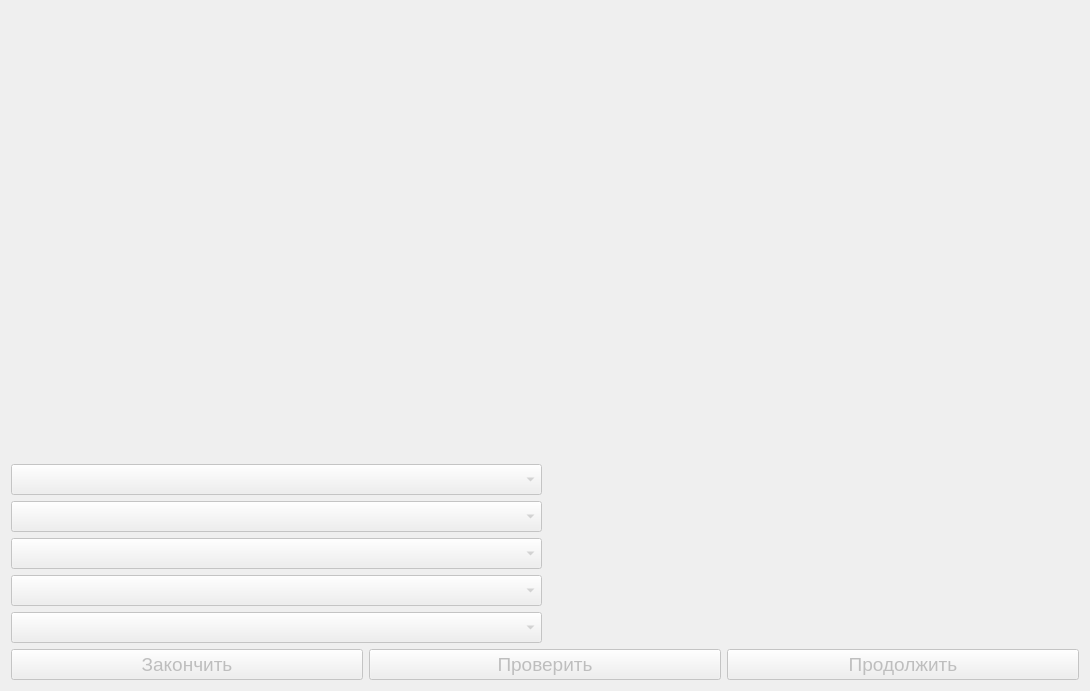
<?xml version="1.0" encoding="UTF-8"?>
<ui version="4.0">
 <class>Form</class>
 <widget class="QWidget" name="Form">
  <property name="geometry">
   <rect>
    <x>0</x>
    <y>0</y>
    <width>1090</width>
    <height>691</height>
   </rect>
  </property>
  <property name="font">
   <font>
    <pointsize>14</pointsize>
   </font>
  </property>
  <property name="windowTitle">
   <string>Form</string>
  </property>
  <layout class="QGridLayout" name="gridLayout_2">
   <item row="1" column="0">
    <layout class="QGridLayout" name="gridLayout">
     <item row="4" column="1">
      <layout class="QVBoxLayout" name="verticalLayout_16">
       <item>
        <widget class="QComboBox" name="comboBox_5">
         <property name="enabled">
          <bool>false</bool>
         </property>
         <property name="maxVisibleItems">
          <number>6</number>
         </property>
        </widget>
       </item>
      </layout>
     </item>
     <item row="3" column="1">
      <layout class="QVBoxLayout" name="verticalLayout_15">
       <item>
        <widget class="QComboBox" name="comboBox_4">
         <property name="enabled">
          <bool>false</bool>
         </property>
         <property name="maxVisibleItems">
          <number>6</number>
         </property>
        </widget>
       </item>
      </layout>
     </item>
     <item row="2" column="1">
      <layout class="QVBoxLayout" name="verticalLayout_13">
       <item>
        <widget class="QComboBox" name="comboBox_3">
         <property name="enabled">
          <bool>false</bool>
         </property>
         <property name="maxVisibleItems">
          <number>6</number>
         </property>
        </widget>
       </item>
      </layout>
     </item>
     <item row="0" column="2">
      <layout class="QVBoxLayout" name="verticalLayout_6">
       <item>
        <widget class="QLabel" name="label">
         <property name="text">
          <string/>
         </property>
        </widget>
       </item>
      </layout>
     </item>
     <item row="2" column="2">
      <layout class="QVBoxLayout" name="verticalLayout_8">
       <item>
        <widget class="QLabel" name="label_3">
         <property name="text">
          <string/>
         </property>
        </widget>
       </item>
      </layout>
     </item>
     <item row="1" column="2">
      <layout class="QVBoxLayout" name="verticalLayout_7">
       <item>
        <widget class="QLabel" name="label_2">
         <property name="text">
          <string/>
         </property>
        </widget>
       </item>
      </layout>
     </item>
     <item row="0" column="1">
      <layout class="QVBoxLayout" name="verticalLayout_11">
       <item>
        <widget class="QComboBox" name="comboBox">
         <property name="enabled">
          <bool>false</bool>
         </property>
         <property name="maxVisibleItems">
          <number>6</number>
         </property>
        </widget>
       </item>
      </layout>
     </item>
     <item row="3" column="2">
      <layout class="QVBoxLayout" name="verticalLayout_9">
       <item>
        <widget class="QLabel" name="label_4">
         <property name="text">
          <string/>
         </property>
        </widget>
       </item>
      </layout>
     </item>
     <item row="1" column="1">
      <layout class="QVBoxLayout" name="verticalLayout_12">
       <item>
        <widget class="QComboBox" name="comboBox_2">
         <property name="enabled">
          <bool>false</bool>
         </property>
         <property name="maxVisibleItems">
          <number>6</number>
         </property>
        </widget>
       </item>
      </layout>
     </item>
     <item row="1" column="0">
      <layout class="QVBoxLayout" name="verticalLayout_3"/>
     </item>
     <item row="3" column="0">
      <layout class="QVBoxLayout" name="verticalLayout_5"/>
     </item>
     <item row="0" column="0">
      <layout class="QVBoxLayout" name="verticalLayout"/>
     </item>
     <item row="2" column="0">
      <layout class="QVBoxLayout" name="verticalLayout_4"/>
     </item>
     <item row="4" column="2">
      <layout class="QVBoxLayout" name="verticalLayout_10">
       <item>
        <widget class="QLabel" name="label_5">
         <property name="text">
          <string/>
         </property>
        </widget>
       </item>
      </layout>
     </item>
     <item row="4" column="0">
      <layout class="QVBoxLayout" name="verticalLayout_14"/>
     </item>
    </layout>
   </item>
   <item row="2" column="0">
    <layout class="QGridLayout" name="gridLayout_4">
     <item row="0" column="0">
      <layout class="QGridLayout" name="gridLayout_5">
       <item row="0" column="1">
        <widget class="QPushButton" name="pushButton">
         <property name="enabled">
          <bool>false</bool>
         </property>
         <property name="text">
          <string>Проверить</string>
         </property>
        </widget>
       </item>
       <item row="0" column="2">
        <widget class="QPushButton" name="pushButton_2">
         <property name="enabled">
          <bool>false</bool>
         </property>
         <property name="text">
          <string>Продолжить</string>
         </property>
        </widget>
       </item>
       <item row="0" column="0">
        <widget class="QPushButton" name="pushButton_3">
         <property name="enabled">
          <bool>false</bool>
         </property>
         <property name="text">
          <string>Закончить</string>
         </property>
        </widget>
       </item>
      </layout>
     </item>
    </layout>
   </item>
   <item row="0" column="0">
    <layout class="QGridLayout" name="gridLayout_3">
     <item row="2" column="0">
      <widget class="QLabel" name="label_7">
       <property name="text">
        <string/>
       </property>
       <property name="alignment">
        <set>Qt::AlignCenter</set>
       </property>
      </widget>
     </item>
     <item row="3" column="0">
      <widget class="QLabel" name="label_8">
       <property name="text">
        <string/>
       </property>
       <property name="alignment">
        <set>Qt::AlignCenter</set>
       </property>
      </widget>
     </item>
     <item row="5" column="0">
      <widget class="QLabel" name="label_10">
       <property name="text">
        <string/>
       </property>
       <property name="alignment">
        <set>Qt::AlignCenter</set>
       </property>
      </widget>
     </item>
     <item row="4" column="0">
      <widget class="QLabel" name="label_9">
       <property name="text">
        <string/>
       </property>
       <property name="alignment">
        <set>Qt::AlignCenter</set>
       </property>
      </widget>
     </item>
     <item row="1" column="0">
      <widget class="QLabel" name="label_6">
       <property name="text">
        <string/>
       </property>
       <property name="alignment">
        <set>Qt::AlignCenter</set>
       </property>
      </widget>
     </item>
     <item row="0" column="0">
      <widget class="QLabel" name="label_11">
       <property name="text">
        <string/>
       </property>
       <property name="alignment">
        <set>Qt::AlignCenter</set>
       </property>
      </widget>
     </item>
    </layout>
   </item>
  </layout>
 </widget>
 <resources/>
 <connections/>
</ui>
